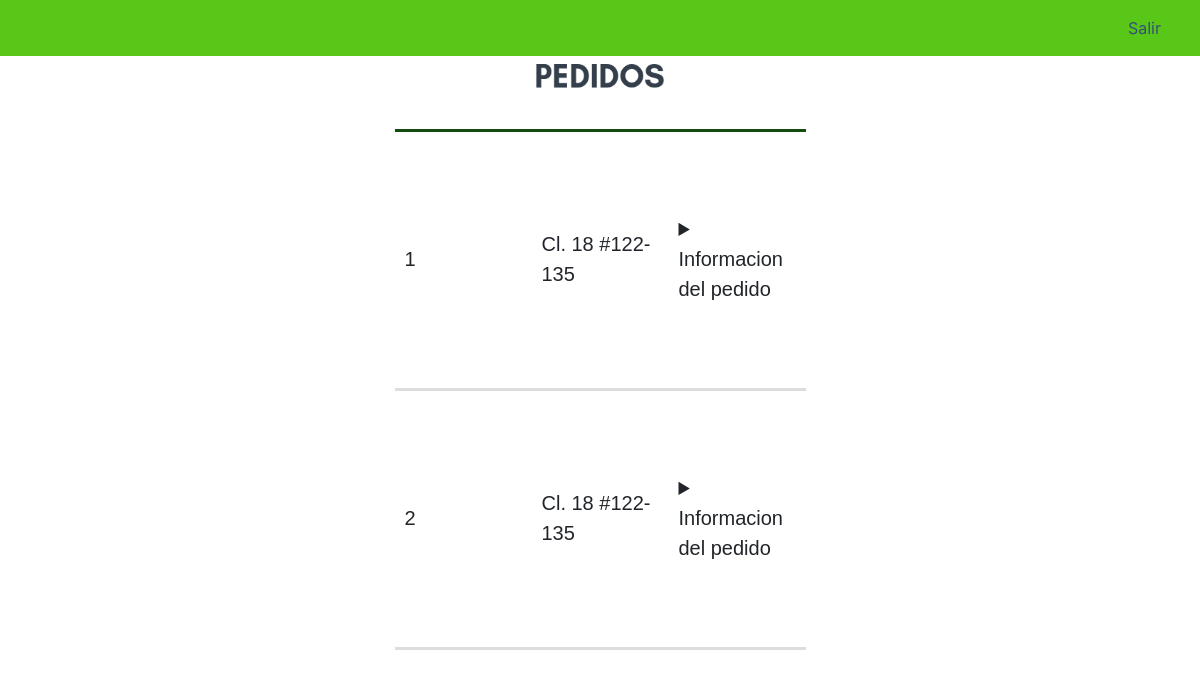
The page /watch_orders/ (signed in) on the database its author committed.
### Main.py (models this page shows, shortened)
class Orders(db.Model):
	__tablename__='orders'
	id=db.Column('id', db.Integer, primary_key=True)
	senderName=db.Column('senderName', db.String(20))
	senderAddr=db.Column('senderAddr', db.String(20))
	senderCity=db.Column('senderCity', db.String(20))
	senderPhon=db.Column('senderPhon', db.String(20))
	destynName=db.Column('destynName', db.String(20))
	destynAddr=db.Column('destynAddr', db.String(20))
	destynCity=db.Column('destynCity', db.String(20))
	destynPhon=db.Column('destynPhon', db.String(20))
	state=db.Column('state', db.String(70))
	description=db.Column('description', db.String(300))
	senderId=db.Column('senderId', db.Integer, db.ForeignKey('users.id'))
	user=db.relationship('Users', backref='remitente')

### Main.py (the view)
@app.route("/watch_orders/", methods=["GET"])
def watch_orders():
	actual_doc=session.get("doc", None)
	actual_user=Users.query.filter_by(document=actual_doc).first()
	s_id=actual_user.id
	orders_list=Orders.query.filter_by(senderId=s_id)
	if orders_list:
		return render_template("messengerInterface.html", content1=orders_list)
	else:
		flash("Usted no ha creado ningun pedido aún")
		return redirect(url_for("dashboard"))

### templates/messengerInterface.html (shortened to what this page needs)
{% extends 'index.html' %}
{% block style %}
<link rel="stylesheet" type="text/css" href="{{ url_for('static', filename='style/messengerInterface_style.css') }}" />
<link rel="stylesheet" href="https://stackpath.bootstrapcdn.com/bootstrap/4.1.3/css/bootstrap.min.css"
>
{% endblock %}
{% block content %}
<div class="wrapper">
  <nav class="navbar navbar-expand-sm navbar-light fixed-top" style="background-color: #58c717">
    <div class="container-fluid">
      <div class="collapse navbar-collapse" id="navbarSupportedContent">
        <ul class="navbar-nav ml-auto">
          <li class="nav-item">
            <a id="logout-btn" class="nav-link" href="{{ url_for('dashboard') }}"><span
                style="color: #335177">Salir</span></a>
          </li>
        </ul>
      </div>
    </div>
  </nav>
</div>
<div class='centerTable'>
  <table id="izq">
    <div class='funciona'>
      <div class='centerTitulo' style="width: 200px;height: 36px;">
        <tr id="titulo" style="width: 200px;height: 36px;">
          <th colspan="3"><img src="{{ url_for('static', filename='imgs/pedidosTitle.PNG') }}"></th>
        </tr>.>
      </div>
      <div class='tablita'>
        {% for x in content1 %}
        <tr>
          <td id="uno" name="id">{{x.id}}</td>
          <td id="uno">{{x.senderAddr}}</td>
          <td id="uno">
            <details>
              <summary>Informacion del pedido</summary>
            </details>
          </td>
        </tr>
        {% endfor %}
  </table>
</div>
{% endblock %}

### static/style/messengerInterface_style.css (style rules this page uses)
.wrapper { display: flex; }
div.centerTable { text-align: center; }
div.centerTable table { margin: 0 auto; text-align: left; }
div.centerTitulo { text-align: center; margin-bottom: auto; }
.funciona { margin: auto; position: fixed; }
table { background-color: white; text-align: center; font-size: 20px; height: 626px; border-radius: 30px; font-family: 'Gill Sans', 'Gill Sans MT', Calibri, 'Trebuchet MS', sans-serif; }
td { width: 137px; height: 36px; }
#titulo { width: 137px; height: 10px; text-align: center; border-bottom: 1px solid #0376B3; }
td#uno { border-bottom: 3px solid #ddd; }
th,td#uno,td#cero { padding-left: 10px; padding-right: 10px; padding-top: 0px; }
th { border-bottom: 3px solid #124D0D; }
tr { border-bottom: 3px solid #47525E; }

### rows shown on the page
Orders: id "1", senderAddr "Cl. 18 #122-135"
Orders: id "2", senderAddr "Cl. 18 #122-135"
